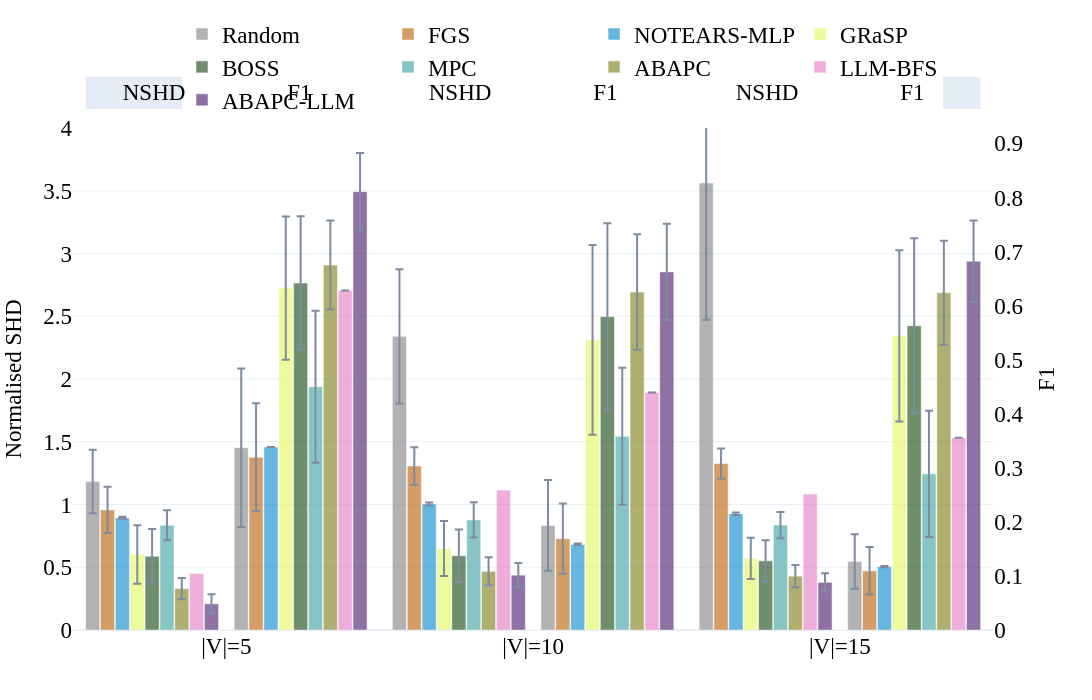
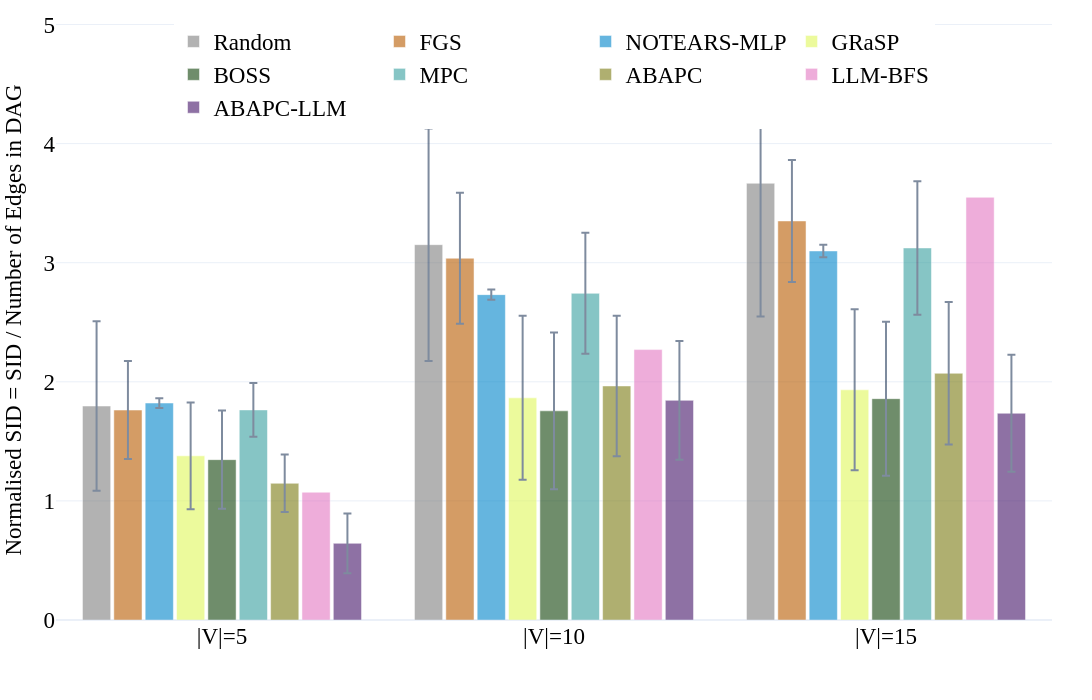
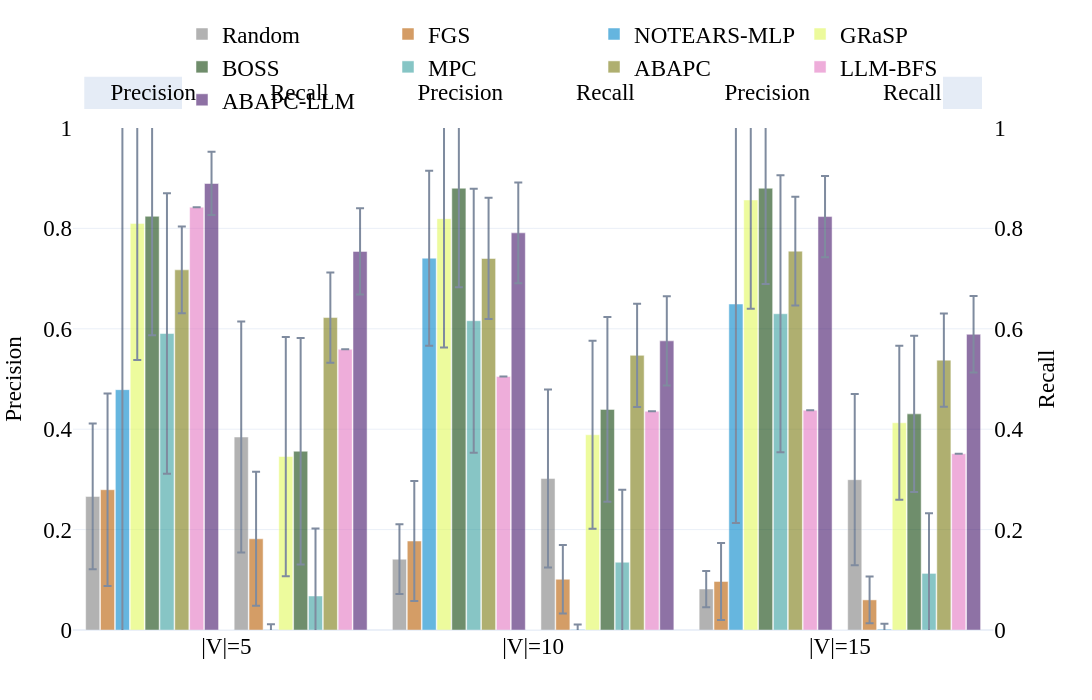
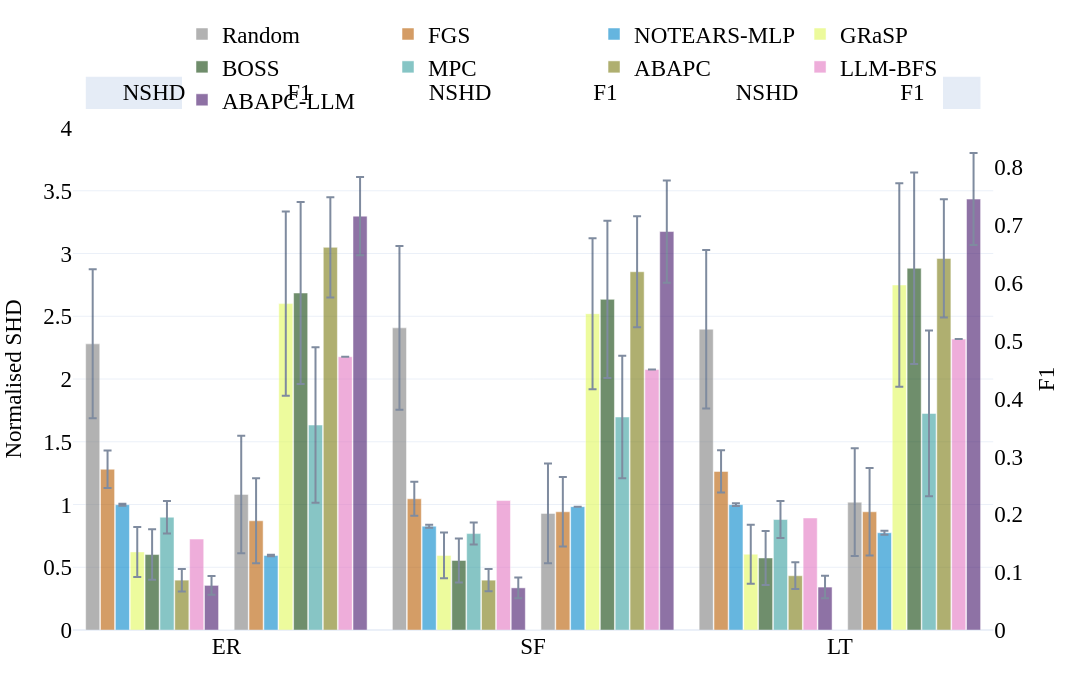

The notebook cell these images were saved under, in order:
### Code cell
if methods:
    if not dag_by_nodes.empty:
        double_bar_chart_plotly(
            dag_by_nodes,
            ['p_shd', 'F1'],
            names_dict,
            colors_dict,
            methods,
            save_figs=save_figs,
            output_name="../results/figs/Fig.8b_SHD_SID_dag_by_nodes.html",
            debug=False,
            range_y1=[0, 4],
            range_y2=[0, 1],
            font_size=23,
        )
        dag_nodes_coverage = (
            dag_by_nodes
            .pivot_table(index='dataset', columns='model', values='graph_count', aggfunc='max', fill_value=0)
            .astype(int)
        )
        bar_chart_plotly(
            dag_by_nodes,
            'p_SID',
            names_dict,
            colors_dict,
            methods,
            save_figs=save_figs,
            output_name="../results/figs/Fig.8b_SHD_SID_dag_by_nodes_F1.html",
            debug=False,
            font_size=23,
        )
        double_bar_chart_plotly(
            dag_by_nodes,
            ['precision', 'recall'],
            names_dict,
            colors_dict,
            methods,
            save_figs=save_figs,
            output_name="../results/figs/Fig.8b_SHD_SID_dag_by_nodes_precision_recall.html",
            debug=False,
            range_y1=[0, 1],
            range_y2=[0, 1],
            font_size=23,
        )
        display(dag_nodes_coverage)
    else:
        print('No DAG node-level aggregation available.')
    if not dag_by_graph_type.empty:
        double_bar_chart_plotly(
            dag_by_graph_type,
            ['p_shd', 'F1'],
            names_dict,
            colors_dict,
            methods,
            save_figs=save_figs,
            output_name="../results/figs/Fig.8c_SHD_SID_dag_by_type.html",
            debug=False,
            range_y1=[0, 4],
            range_y2=[0, 1],
            font_size=23,
        )
        bar_chart_plotly(
            dag_by_graph_type,
            'p_SID',
            names_dict,
            colors_dict,
            methods,
            save_figs=save_figs,
            output_name="../results/figs/Fig.8c_SHD_SID_dag_by_type_F1.html",
            debug=False,
            font_size=23,
        )
        double_bar_chart_plotly(
            dag_by_graph_type,
            ['precision', 'recall'],
            names_dict,
            colors_dict,
            methods,
            save_figs=save_figs,
            output_name="../results/figs/Fig.8c_SHD_SID_dag_by_type_precision_recall.html",
            debug=False,
            range_y1=[0, 1],
            range_y2=[0, 1],
            font_size=23,
        )

        dag_type_coverage = (
            dag_by_graph_type
            .pivot_table(index='dataset', columns='model', values='graph_count', aggfunc='max', fill_value=0)
            .astype(int)
        )
        display(dag_type_coverage)
    else:
        print('No DAG graph-type aggregation available.')
else:
    print('No methods configured for the grouped DAG plots.')

### Figure 1 — Plotly figure (JSON) as saved in the notebook; plotly's stock layout.template omitted (floating-point values rounded to 4 significant figures)
{"data": [{"error_y": {"array": [0.2529, 0.5347, 1.09], "type": "data", "visible": true}, "marker": {"color": "#7f7f7f"}, "name": "Random", "offsetgroup": "0", "opacity": 0.6, "showlegend": true, "type": "bar", "x": ["|V|=5", "|V|=10", "|V|=15"], "y": [1.183, 2.34, 3.562], "yaxis": "y"}, {"error_y": {"array": [0.1839, 0.1494, 0.12], "type": "data", "visible": true}, "marker": {"color": "#b85c00"}, "name": "FGS", "offsetgroup": "1", "opacity": 0.6, "showlegend": true, "type": "bar", "x": ["|V|=5", "|V|=10", "|V|=15"], "y": [0.9571, 1.307, 1.326], "yaxis": "y"}, {"error_y": {"array": [0.008476, 0.01185, 0.0102], "type": "data", "visible": true}, "marker": {"color": "#0085CA"}, "name": "NOTEARS-MLP", "offsetgroup": "2", "opacity": 0.6, "showlegend": true, "type": "bar", "x": ["|V|=5", "|V|=10", "|V|=15"], "y": [0.8939, 1.004, 0.9266], "yaxis": "y"}, {"error_y": {"array": [0.233, 0.2185, 0.1644], "type": "data", "visible": true}, "marker": {"color": "#e1f85c"}, "name": "GRaSP", "offsetgroup": "3", "opacity": 0.6, "showlegend": true, "type": "bar", "x": ["|V|=5", "|V|=10", "|V|=15"], "y": [0.6007, 0.6492, 0.5712], "yaxis": "y"}, {"error_y": {"array": [0.2177, 0.2099, 0.164], "type": "data", "visible": true}, "marker": {"color": "#10430A"}, "name": "BOSS", "offsetgroup": "4", "opacity": 0.6, "showlegend": true, "type": "bar", "x": ["|V|=5", "|V|=10", "|V|=15"], "y": [0.587, 0.5915, 0.5509], "yaxis": "y"}, {"error_y": {"array": [0.1193, 0.1408, 0.1045], "type": "data", "visible": true}, "marker": {"color": "#379f9f"}, "name": "MPC", "offsetgroup": "5", "opacity": 0.6, "showlegend": true, "type": "bar", "x": ["|V|=5", "|V|=10", "|V|=15"], "y": [0.8347, 0.8769, 0.8357], "yaxis": "y"}, {"error_y": {"array": [0.08451, 0.1114, 0.08855], "type": "data", "visible": true}, "marker": {"color": "#7b7b12"}, "name": "ABAPC", "offsetgroup": "6", "opacity": 0.6, "showlegend": true, "type": "bar", "x": ["|V|=5", "|V|=10", "|V|=15"], "y": [0.3299, 0.468, 0.4291], "yaxis": "y"}, {"error_y": {"array": [NaN, NaN, NaN], "type": "data", "visible": true}, "marker": {"color": "#e377c2"}, "name": "LLM-BFS", "offsetgroup": "7", "opacity": 0.6, "showlegend": true, "type": "bar", "x": ["|V|=5", "|V|=10", "|V|=15"], "y": [0.4508, 1.115, 1.084], "yaxis": "y"}, {"error_y": {"array": [0.07728, 0.09696, 0.07316], "type": "data", "visible": true}, "marker": {"color": "#441469"}, "name": "ABAPC-LLM", "offsetgroup": "8", "opacity": 0.6, "showlegend": true, "type": "bar", "x": ["|V|=5", "|V|=10", "|V|=15"], "y": [0.2082, 0.437, 0.3798], "yaxis": "y"}, {"marker": {"color": "white"}, "name": "", "offsetgroup": "9", "opacity": 1, "showlegend": false, "type": "bar", "x": ["|V|=5", "|V|=10", "|V|=15"], "y": [0.0, 0.0, 0.0]}, {"error_y": {"array": [0.1467, 0.08389, 0.05056], "type": "data", "visible": true}, "marker": {"color": "#7f7f7f"}, "name": "Random", "offsetgroup": "10", "opacity": 0.6, "showlegend": false, "type": "bar", "x": ["|V|=5", "|V|=10", "|V|=15"], "y": [0.3372, 0.1933, 0.1267], "yaxis": "y2"}, {"error_y": {"array": [0.1, 0.065, 0.04389], "type": "data", "visible": true}, "marker": {"color": "#b85c00"}, "name": "FGS", "offsetgroup": "11", "opacity": 0.6, "showlegend": false, "type": "bar", "x": ["|V|=5", "|V|=10", "|V|=15"], "y": [0.3194, 0.1689, 0.1094], "yaxis": "y2"}, {"error_y": {"array": [0, 0.001667, 0.001111], "type": "data", "visible": true}, "marker": {"color": "#0085CA"}, "name": "NOTEARS-MLP", "offsetgroup": "12", "opacity": 0.6, "showlegend": false, "type": "bar", "x": ["|V|=5", "|V|=10", "|V|=15"], "y": [0.3383, 0.1583, 0.1171], "yaxis": "y2"}, {"error_y": {"array": [0.1324, 0.1756, 0.1583], "type": "data", "visible": true}, "marker": {"color": "#e1f85c"}, "name": "GRaSP", "offsetgroup": "13", "opacity": 0.6, "showlegend": false, "type": "bar", "x": ["|V|=5", "|V|=10", "|V|=15"], "y": [0.6324, 0.5367, 0.5439], "yaxis": "y2"}, {"error_y": {"array": [0.1235, 0.1728, 0.1617], "type": "data", "visible": true}, "marker": {"color": "#10430A"}, "name": "BOSS", "offsetgroup": "14", "opacity": 0.6, "showlegend": false, "type": "bar", "x": ["|V|=5", "|V|=10", "|V|=15"], "y": [0.6418, 0.5794, 0.5628], "yaxis": "y2"}, {"error_y": {"array": [0.1406, 0.1267, 0.1167], "type": "data", "visible": true}, "marker": {"color": "#379f9f"}, "name": "MPC", "offsetgroup": "15", "opacity": 0.6, "showlegend": false, "type": "bar", "x": ["|V|=5", "|V|=10", "|V|=15"], "y": [0.45, 0.3583, 0.2889], "yaxis": "y2"}, {"error_y": {"array": [0.08231, 0.1067, 0.09634], "type": "data", "visible": true}, "marker": {"color": "#7b7b12"}, "name": "ABAPC", "offsetgroup": "16", "opacity": 0.6, "showlegend": false, "type": "bar", "x": ["|V|=5", "|V|=10", "|V|=15"], "y": [0.675, 0.6251, 0.6239], "yaxis": "y2"}, {"error_y": {"array": [null, null, null], "type": "data", "visible": true}, "marker": {"color": "#e377c2"}, "name": "LLM-BFS", "offsetgroup": "17", "opacity": 0.6, "showlegend": false, "type": "bar", "x": ["|V|=5", "|V|=10", "|V|=15"], "y": [0.6278, 0.4394, 0.3557], "yaxis": "y2"}, {"error_y": {"array": [0.07129, 0.08913, 0.07551], "type": "data", "visible": true}, "marker": {"color": "#441469"}, "name": "ABAPC-LLM", "offsetgroup": "18", "opacity": 0.6, "showlegend": false, "type": "bar", "x": ["|V|=5", "|V|=10", "|V|=15"], "y": [0.8108, 0.6624, 0.6821], "yaxis": "y2"}], "layout": {"annotations": [{"font": {"color": "black", "size": 23}, "showarrow": false, "text": "         NSHD         ", "x": 0.0875, "xanchor": "center", "xref": "x domain", "y": 1.07, "yanchor": "middle", "yref": "y domain"}, {"font": {"color": "black", "size": 23}, "showarrow": false, "text": "           F1           ", "x": 0.2458, "xanchor": "center", "xref": "x domain", "y": 1.07, "yanchor": "middle", "yref": "y domain"}, {"font": {"color": "black", "size": 23}, "showarrow": false, "text": "         NSHD         ", "x": 0.4208, "xanchor": "center", "xref": "x domain", "y": 1.07, "yanchor": "middle", "yref": "y domain"}, {"font": {"color": "black", "size": 23}, "showarrow": false, "text": "           F1           ", "x": 0.5792, "xanchor": "center", "xref": "x domain", "y": 1.07, "yanchor": "middle", "yref": "y domain"}, {"font": {"color": "black", "size": 23}, "showarrow": false, "text": "         NSHD         ", "x": 0.7542, "xanchor": "center", "xref": "x domain", "y": 1.07, "yanchor": "middle", "yref": "y domain"}, {"font": {"color": "black", "size": 23}, "showarrow": false, "text": "           F1           ", "x": 0.9125, "xanchor": "center", "xref": "x domain", "y": 1.07, "yanchor": "middle", "yref": "y domain"}], "bargap": 0.08, "bargroupgap": 0.05, "barmode": "group", "font": {"color": "black", "family": "Serif", "size": 23}, "height": 700, "hovermode": "x unified", "legend": {"orientation": "h", "x": 0.5, "xanchor": "center", "y": 1.23, "yanchor": "top"}, "margin": {"b": 70, "l": 40, "r": 40, "t": 80}, "shapes": [{"fillcolor": "#E5ECF6", "layer": "below", "line": {"color": "#E5ECF6", "width": 2}, "type": "rect", "x0": 0.015, "x1": 0.16, "xref": "x domain", "y0": 1.04, "y1": 1.1, "yref": "y domain"}, {"fillcolor": "#E5ECF6", "layer": "below", "line": {"color": "#E5ECF6", "width": 2}, "type": "rect", "x0": 0.1733, "x1": 0.3183, "xref": "x domain", "y0": 1.04, "y1": 1.1, "yref": "y domain"}, {"fillcolor": "#E5ECF6", "layer": "below", "line": {"color": "#E5ECF6", "width": 2}, "type": "rect", "x0": 0.3483, "x1": 0.4933, "xref": "x domain", "y0": 1.04, "y1": 1.1, "yref": "y domain"}, {"fillcolor": "#E5ECF6", "layer": "below", "line": {"color": "#E5ECF6", "width": 2}, "type": "rect", "x0": 0.5067, "x1": 0.6517, "xref": "x domain", "y0": 1.04, "y1": 1.1, "yref": "y domain"}, {"fillcolor": "#E5ECF6", "layer": "below", "line": {"color": "#E5ECF6", "width": 2}, "type": "rect", "x0": 0.6817, "x1": 0.8267, "xref": "x domain", "y0": 1.04, "y1": 1.1, "yref": "y domain"}, {"fillcolor": "#E5ECF6", "layer": "below", "line": {"color": "#E5ECF6", "width": 2}, "type": "rect", "x0": 0.84, "x1": 0.985, "xref": "x domain", "y0": 1.04, "y1": 1.1, "yref": "y domain"}], "width": 1600, "xaxis": {"anchor": "y", "domain": [0, 0.94]}, "yaxis": {"anchor": "x", "domain": [0, 1], "range": [0, 4], "title": {"font": {"size": 23}, "text": "Normalised SHD"}}, "yaxis2": {"anchor": "x", "overlaying": "y", "scaleanchor": 0, "showgrid": false, "showline": false, "showticklabels": true, "side": "right", "title": {"font": {"size": 23}, "text": "F1"}, "zeroline": true}}}

### Figure 2 — Plotly figure (JSON) as saved in the notebook; plotly's stock layout.template omitted (floating-point values rounded to 4 significant figures)
{"data": [{"error_y": {"array": [0.7111, 0.9765, 1.119], "type": "data", "visible": true}, "marker": {"color": "#7f7f7f"}, "name": "Random", "opacity": 0.6, "type": "bar", "x": ["|V|=5", "|V|=10", "|V|=15"], "y": [1.796, 3.151, 3.667]}, {"error_y": {"array": [0.4115, 0.5496, 0.512], "type": "data", "visible": true}, "marker": {"color": "#b85c00"}, "name": "FGS", "opacity": 0.6, "type": "bar", "x": ["|V|=5", "|V|=10", "|V|=15"], "y": [1.763, 3.038, 3.351]}, {"error_y": {"array": [0.04102, 0.04209, 0.05188], "type": "data", "visible": true}, "marker": {"color": "#0085CA"}, "name": "NOTEARS-MLP", "opacity": 0.6, "type": "bar", "x": ["|V|=5", "|V|=10", "|V|=15"], "y": [1.822, 2.732, 3.099]}, {"error_y": {"array": [0.4479, 0.6886, 0.6763], "type": "data", "visible": true}, "marker": {"color": "#e1f85c"}, "name": "GRaSP", "opacity": 0.6, "type": "bar", "x": ["|V|=5", "|V|=10", "|V|=15"], "y": [1.379, 1.865, 1.933]}, {"error_y": {"array": [0.4127, 0.6578, 0.6466], "type": "data", "visible": true}, "marker": {"color": "#10430A"}, "name": "BOSS", "opacity": 0.6, "type": "bar", "x": ["|V|=5", "|V|=10", "|V|=15"], "y": [1.346, 1.756, 1.859]}, {"error_y": {"array": [0.2254, 0.5081, 0.5601], "type": "data", "visible": true}, "marker": {"color": "#379f9f"}, "name": "MPC", "opacity": 0.6, "type": "bar", "x": ["|V|=5", "|V|=10", "|V|=15"], "y": [1.764, 2.743, 3.124]}, {"error_y": {"array": [0.2415, 0.5897, 0.5988], "type": "data", "visible": true}, "marker": {"color": "#7b7b12"}, "name": "ABAPC", "opacity": 0.6, "type": "bar", "x": ["|V|=5", "|V|=10", "|V|=15"], "y": [1.148, 1.965, 2.071]}, {"error_y": {"array": [NaN, NaN, NaN], "type": "data", "visible": true}, "marker": {"color": "#e377c2"}, "name": "LLM-BFS", "opacity": 0.6, "type": "bar", "x": ["|V|=5", "|V|=10", "|V|=15"], "y": [1.073, 2.27, 3.549]}, {"error_y": {"array": [0.2506, 0.499, 0.491], "type": "data", "visible": true}, "marker": {"color": "#441469"}, "name": "ABAPC-LLM", "opacity": 0.6, "type": "bar", "x": ["|V|=5", "|V|=10", "|V|=15"], "y": [0.6439, 1.844, 1.736]}], "layout": {"bargap": 0.15, "bargroupgap": 0.1, "barmode": "group", "font": {"color": "black", "family": "Serif", "size": 23}, "height": 700, "hovermode": "x unified", "legend": {"orientation": "h", "x": 0.5, "xanchor": "center", "y": 1, "yanchor": "top"}, "margin": {"b": 80, "l": 40, "r": 40, "t": 20}, "width": 1600, "yaxis": {"title": {"font": {"size": 23}, "text": "Normalised SID = SID / Number of Edges in DAG"}}}}

### Figure 3 — Plotly figure (JSON) as saved in the notebook; plotly's stock layout.template omitted (floating-point values rounded to 4 significant figures)
{"data": [{"error_y": {"array": [0.145, 0.06944, 0.03611], "type": "data", "visible": true}, "marker": {"color": "#7f7f7f"}, "name": "Random", "offsetgroup": "0", "opacity": 0.6, "showlegend": true, "type": "bar", "x": ["|V|=5", "|V|=10", "|V|=15"], "y": [0.2661, 0.1411, 0.08167], "yaxis": "y"}, {"error_y": {"array": [0.1917, 0.1194, 0.07667], "type": "data", "visible": true}, "marker": {"color": "#b85c00"}, "name": "FGS", "offsetgroup": "1", "opacity": 0.6, "showlegend": true, "type": "bar", "x": ["|V|=5", "|V|=10", "|V|=15"], "y": [0.2794, 0.1772, 0.09667], "yaxis": "y"}, {"error_y": {"array": [0.542, 0.1743, 0.4362], "type": "data", "visible": true}, "marker": {"color": "#0085CA"}, "name": "NOTEARS-MLP", "offsetgroup": "2", "opacity": 0.6, "showlegend": true, "type": "bar", "x": ["|V|=5", "|V|=10", "|V|=15"], "y": [0.4788, 0.7407, 0.6493], "yaxis": "y"}, {"error_y": {"array": [0.2724, 0.2567, 0.2167], "type": "data", "visible": true}, "marker": {"color": "#e1f85c"}, "name": "GRaSP", "offsetgroup": "3", "opacity": 0.6, "showlegend": true, "type": "bar", "x": ["|V|=5", "|V|=10", "|V|=15"], "y": [0.81, 0.8194, 0.8567], "yaxis": "y"}, {"error_y": {"array": [0.2371, 0.1972, 0.1906], "type": "data", "visible": true}, "marker": {"color": "#10430A"}, "name": "BOSS", "offsetgroup": "4", "opacity": 0.6, "showlegend": true, "type": "bar", "x": ["|V|=5", "|V|=10", "|V|=15"], "y": [0.8241, 0.88, 0.88], "yaxis": "y"}, {"error_y": {"array": [0.2794, 0.2628, 0.2761], "type": "data", "visible": true}, "marker": {"color": "#379f9f"}, "name": "MPC", "offsetgroup": "5", "opacity": 0.6, "showlegend": true, "type": "bar", "x": ["|V|=5", "|V|=10", "|V|=15"], "y": [0.5906, 0.6161, 0.63], "yaxis": "y"}, {"error_y": {"array": [0.08654, 0.1208, 0.1083], "type": "data", "visible": true}, "marker": {"color": "#7b7b12"}, "name": "ABAPC", "offsetgroup": "6", "opacity": 0.6, "showlegend": true, "type": "bar", "x": ["|V|=5", "|V|=10", "|V|=15"], "y": [0.7175, 0.7401, 0.7547], "yaxis": "y"}, {"error_y": {"array": [null, null, null], "type": "data", "visible": true}, "marker": {"color": "#e377c2"}, "name": "LLM-BFS", "offsetgroup": "7", "opacity": 0.6, "showlegend": true, "type": "bar", "x": ["|V|=5", "|V|=10", "|V|=15"], "y": [0.8423, 0.505, 0.4379], "yaxis": "y"}, {"error_y": {"array": [0.063, 0.1003, 0.08094], "type": "data", "visible": true}, "marker": {"color": "#441469"}, "name": "ABAPC-LLM", "offsetgroup": "8", "opacity": 0.6, "showlegend": true, "type": "bar", "x": ["|V|=5", "|V|=10", "|V|=15"], "y": [0.8895, 0.7912, 0.8235], "yaxis": "y"}, {"marker": {"color": "white"}, "name": "", "offsetgroup": "9", "opacity": 1, "showlegend": false, "type": "bar", "x": ["|V|=5", "|V|=10", "|V|=15"], "y": [0.0, 0.0, 0.0]}, {"error_y": {"array": [0.23, 0.1772, 0.1706], "type": "data", "visible": true}, "marker": {"color": "#7f7f7f"}, "name": "Random", "offsetgroup": "10", "opacity": 0.6, "showlegend": false, "type": "bar", "x": ["|V|=5", "|V|=10", "|V|=15"], "y": [0.3844, 0.3017, 0.2994], "yaxis": "y2"}, {"error_y": {"array": [0.1333, 0.06833, 0.04667], "type": "data", "visible": true}, "marker": {"color": "#b85c00"}, "name": "FGS", "offsetgroup": "11", "opacity": 0.6, "showlegend": false, "type": "bar", "x": ["|V|=5", "|V|=10", "|V|=15"], "y": [0.1817, 0.1011, 0.06], "yaxis": "y2"}, {"error_y": {"array": [0.01111, 0.01, 0.01056], "type": "data", "visible": true}, "marker": {"color": "#0085CA"}, "name": "NOTEARS-MLP", "offsetgroup": "12", "opacity": 0.6, "showlegend": false, "type": "bar", "x": ["|V|=5", "|V|=10", "|V|=15"], "y": [0.0005556, 0.001111, 0.001667], "yaxis": "y2"}, {"error_y": {"array": [0.2383, 0.1872, 0.1533], "type": "data", "visible": true}, "marker": {"color": "#e1f85c"}, "name": "GRaSP", "offsetgroup": "13", "opacity": 0.6, "showlegend": false, "type": "bar", "x": ["|V|=5", "|V|=10", "|V|=15"], "y": [0.3456, 0.3889, 0.4128], "yaxis": "y2"}, {"error_y": {"array": [0.2256, 0.1839, 0.1556], "type": "data", "visible": true}, "marker": {"color": "#10430A"}, "name": "BOSS", "offsetgroup": "14", "opacity": 0.6, "showlegend": false, "type": "bar", "x": ["|V|=5", "|V|=10", "|V|=15"], "y": [0.3561, 0.4394, 0.4306], "yaxis": "y2"}, {"error_y": {"array": [0.1344, 0.1444, 0.12], "type": "data", "visible": true}, "marker": {"color": "#379f9f"}, "name": "MPC", "offsetgroup": "15", "opacity": 0.6, "showlegend": false, "type": "bar", "x": ["|V|=5", "|V|=10", "|V|=15"], "y": [0.06778, 0.135, 0.1128], "yaxis": "y2"}, {"error_y": {"array": [0.08977, 0.1029, 0.09284], "type": "data", "visible": true}, "marker": {"color": "#7b7b12"}, "name": "ABAPC", "offsetgroup": "16", "opacity": 0.6, "showlegend": false, "type": "bar", "x": ["|V|=5", "|V|=10", "|V|=15"], "y": [0.6224, 0.5471, 0.5375], "yaxis": "y2"}, {"error_y": {"array": [null, null, null], "type": "data", "visible": true}, "marker": {"color": "#e377c2"}, "name": "LLM-BFS", "offsetgroup": "17", "opacity": 0.6, "showlegend": false, "type": "bar", "x": ["|V|=5", "|V|=10", "|V|=15"], "y": [0.5591, 0.4357, 0.3512], "yaxis": "y2"}, {"error_y": {"array": [0.08599, 0.08902, 0.07609], "type": "data", "visible": true}, "marker": {"color": "#441469"}, "name": "ABAPC-LLM", "offsetgroup": "18", "opacity": 0.6, "showlegend": false, "type": "bar", "x": ["|V|=5", "|V|=10", "|V|=15"], "y": [0.7542, 0.576, 0.5891], "yaxis": "y2"}], "layout": {"annotations": [{"font": {"color": "black", "size": 23}, "showarrow": false, "text": "      Precision      ", "x": 0.0875, "xanchor": "center", "xref": "x domain", "y": 1.07, "yanchor": "middle", "yref": "y domain"}, {"font": {"color": "black", "size": 23}, "showarrow": false, "text": "        Recall        ", "x": 0.2458, "xanchor": "center", "xref": "x domain", "y": 1.07, "yanchor": "middle", "yref": "y domain"}, {"font": {"color": "black", "size": 23}, "showarrow": false, "text": "      Precision      ", "x": 0.4208, "xanchor": "center", "xref": "x domain", "y": 1.07, "yanchor": "middle", "yref": "y domain"}, {"font": {"color": "black", "size": 23}, "showarrow": false, "text": "        Recall        ", "x": 0.5792, "xanchor": "center", "xref": "x domain", "y": 1.07, "yanchor": "middle", "yref": "y domain"}, {"font": {"color": "black", "size": 23}, "showarrow": false, "text": "      Precision      ", "x": 0.7542, "xanchor": "center", "xref": "x domain", "y": 1.07, "yanchor": "middle", "yref": "y domain"}, {"font": {"color": "black", "size": 23}, "showarrow": false, "text": "        Recall        ", "x": 0.9125, "xanchor": "center", "xref": "x domain", "y": 1.07, "yanchor": "middle", "yref": "y domain"}], "bargap": 0.08, "bargroupgap": 0.05, "barmode": "group", "font": {"color": "black", "family": "Serif", "size": 23}, "height": 700, "hovermode": "x unified", "legend": {"orientation": "h", "x": 0.5, "xanchor": "center", "y": 1.23, "yanchor": "top"}, "margin": {"b": 70, "l": 40, "r": 40, "t": 80}, "shapes": [{"fillcolor": "#E5ECF6", "layer": "below", "line": {"color": "#E5ECF6", "width": 2}, "type": "rect", "x0": 0.01333, "x1": 0.1617, "xref": "x domain", "y0": 1.04, "y1": 1.1, "yref": "y domain"}, {"fillcolor": "#E5ECF6", "layer": "below", "line": {"color": "#E5ECF6", "width": 2}, "type": "rect", "x0": 0.1717, "x1": 0.32, "xref": "x domain", "y0": 1.04, "y1": 1.1, "yref": "y domain"}, {"fillcolor": "#E5ECF6", "layer": "below", "line": {"color": "#E5ECF6", "width": 2}, "type": "rect", "x0": 0.3467, "x1": 0.495, "xref": "x domain", "y0": 1.04, "y1": 1.1, "yref": "y domain"}, {"fillcolor": "#E5ECF6", "layer": "below", "line": {"color": "#E5ECF6", "width": 2}, "type": "rect", "x0": 0.505, "x1": 0.6533, "xref": "x domain", "y0": 1.04, "y1": 1.1, "yref": "y domain"}, {"fillcolor": "#E5ECF6", "layer": "below", "line": {"color": "#E5ECF6", "width": 2}, "type": "rect", "x0": 0.68, "x1": 0.8283, "xref": "x domain", "y0": 1.04, "y1": 1.1, "yref": "y domain"}, {"fillcolor": "#E5ECF6", "layer": "below", "line": {"color": "#E5ECF6", "width": 2}, "type": "rect", "x0": 0.8383, "x1": 0.9867, "xref": "x domain", "y0": 1.04, "y1": 1.1, "yref": "y domain"}], "width": 1600, "xaxis": {"anchor": "y", "domain": [0, 0.94]}, "yaxis": {"anchor": "x", "domain": [0, 1], "range": [0, 1], "title": {"font": {"size": 23}, "text": "Precision"}}, "yaxis2": {"anchor": "x", "overlaying": "y", "range": [0, 1], "scaleanchor": 0, "showgrid": false, "showline": false, "showticklabels": true, "side": "right", "title": {"font": {"size": 23}, "text": "Recall"}, "zeroline": true}}}

### Figure 4 — Plotly figure (JSON) as saved in the notebook; plotly's stock layout.template omitted (floating-point values rounded to 4 significant figures)
{"data": [{"error_y": {"array": [0.5935, 0.6523, 0.6318], "type": "data", "visible": true}, "marker": {"color": "#7f7f7f"}, "name": "Random", "offsetgroup": "0", "opacity": 0.6, "showlegend": true, "type": "bar", "x": ["ER", "SF", "LT"], "y": [2.28, 2.408, 2.397], "yaxis": "y"}, {"error_y": {"array": [0.149, 0.1364, 0.168], "type": "data", "visible": true}, "marker": {"color": "#b85c00"}, "name": "FGS", "offsetgroup": "1", "opacity": 0.6, "showlegend": true, "type": "bar", "x": ["ER", "SF", "LT"], "y": [1.281, 1.046, 1.264], "yaxis": "y"}, {"error_y": {"array": [0.008189, 0.01205, 0.01029], "type": "data", "visible": true}, "marker": {"color": "#0085CA"}, "name": "NOTEARS-MLP", "offsetgroup": "2", "opacity": 0.6, "showlegend": true, "type": "bar", "x": ["ER", "SF", "LT"], "y": [0.9987, 0.8267, 0.9988], "yaxis": "y"}, {"error_y": {"array": [0.1993, 0.1814, 0.2351], "type": "data", "visible": true}, "marker": {"color": "#e1f85c"}, "name": "GRaSP", "offsetgroup": "3", "opacity": 0.6, "showlegend": true, "type": "bar", "x": ["ER", "SF", "LT"], "y": [0.6223, 0.5946, 0.6042], "yaxis": "y"}, {"error_y": {"array": [0.201, 0.1756, 0.215], "type": "data", "visible": true}, "marker": {"color": "#10430A"}, "name": "BOSS", "offsetgroup": "4", "opacity": 0.6, "showlegend": true, "type": "bar", "x": ["ER", "SF", "LT"], "y": [0.6011, 0.5543, 0.574], "yaxis": "y"}, {"error_y": {"array": [0.1298, 0.08753, 0.1472], "type": "data", "visible": true}, "marker": {"color": "#379f9f"}, "name": "MPC", "offsetgroup": "5", "opacity": 0.6, "showlegend": true, "type": "bar", "x": ["ER", "SF", "LT"], "y": [0.8987, 0.7683, 0.8803], "yaxis": "y"}, {"error_y": {"array": [0.08965, 0.08819, 0.1066], "type": "data", "visible": true}, "marker": {"color": "#7b7b12"}, "name": "ABAPC", "offsetgroup": "6", "opacity": 0.6, "showlegend": true, "type": "bar", "x": ["ER", "SF", "LT"], "y": [0.3974, 0.3971, 0.4325], "yaxis": "y"}, {"error_y": {"array": [NaN, NaN, NaN], "type": "data", "visible": true}, "marker": {"color": "#e377c2"}, "name": "LLM-BFS", "offsetgroup": "7", "opacity": 0.6, "showlegend": true, "type": "bar", "x": ["ER", "SF", "LT"], "y": [0.7248, 1.031, 0.8929], "yaxis": "y"}, {"error_y": {"array": [0.07541, 0.08236, 0.08954], "type": "data", "visible": true}, "marker": {"color": "#441469"}, "name": "ABAPC-LLM", "offsetgroup": "8", "opacity": 0.6, "showlegend": true, "type": "bar", "x": ["ER", "SF", "LT"], "y": [0.3555, 0.3357, 0.3421], "yaxis": "y"}, {"marker": {"color": "white"}, "name": "", "offsetgroup": "9", "opacity": 1, "showlegend": false, "type": "bar", "x": ["ER", "SF", "LT"], "y": [0.0, 0.0, 0.0]}, {"error_y": {"array": [0.1017, 0.08611, 0.09333], "type": "data", "visible": true}, "marker": {"color": "#7f7f7f"}, "name": "Random", "offsetgroup": "10", "opacity": 0.6, "showlegend": false, "type": "bar", "x": ["ER", "SF", "LT"], "y": [0.2344, 0.2017, 0.2211], "yaxis": "y2"}, {"error_y": {"array": [0.07333, 0.06, 0.07556], "type": "data", "visible": true}, "marker": {"color": "#b85c00"}, "name": "FGS", "offsetgroup": "11", "opacity": 0.6, "showlegend": false, "type": "bar", "x": ["ER", "SF", "LT"], "y": [0.1889, 0.2044, 0.2044], "yaxis": "y2"}, {"error_y": {"array": [0.001429, 0, 0.003333], "type": "data", "visible": true}, "marker": {"color": "#0085CA"}, "name": "NOTEARS-MLP", "offsetgroup": "12", "opacity": 0.6, "showlegend": false, "type": "bar", "x": ["ER", "SF", "LT"], "y": [0.1289, 0.2133, 0.1682], "yaxis": "y2"}, {"error_y": {"array": [0.1594, 0.1306, 0.1761], "type": "data", "visible": true}, "marker": {"color": "#e1f85c"}, "name": "GRaSP", "offsetgroup": "13", "opacity": 0.6, "showlegend": false, "type": "bar", "x": ["ER", "SF", "LT"], "y": [0.5644, 0.5471, 0.5967], "yaxis": "y2"}, {"error_y": {"array": [0.1572, 0.1359, 0.1656], "type": "data", "visible": true}, "marker": {"color": "#10430A"}, "name": "BOSS", "offsetgroup": "14", "opacity": 0.6, "showlegend": false, "type": "bar", "x": ["ER", "SF", "LT"], "y": [0.5828, 0.5718, 0.6256], "yaxis": "y2"}, {"error_y": {"array": [0.1344, 0.1061, 0.1433], "type": "data", "visible": true}, "marker": {"color": "#379f9f"}, "name": "MPC", "offsetgroup": "15", "opacity": 0.6, "showlegend": false, "type": "bar", "x": ["ER", "SF", "LT"], "y": [0.3544, 0.3683, 0.3744], "yaxis": "y2"}, {"error_y": {"array": [0.08684, 0.09611, 0.1024], "type": "data", "visible": true}, "marker": {"color": "#7b7b12"}, "name": "ABAPC", "offsetgroup": "16", "opacity": 0.6, "showlegend": false, "type": "bar", "x": ["ER", "SF", "LT"], "y": [0.6617, 0.6195, 0.6426], "yaxis": "y2"}, {"error_y": {"array": [null, null, null], "type": "data", "visible": true}, "marker": {"color": "#e377c2"}, "name": "LLM-BFS", "offsetgroup": "17", "opacity": 0.6, "showlegend": false, "type": "bar", "x": ["ER", "SF", "LT"], "y": [0.4726, 0.4506, 0.5031], "yaxis": "y2"}, {"error_y": {"array": [0.06785, 0.08837, 0.07951], "type": "data", "visible": true}, "marker": {"color": "#441469"}, "name": "ABAPC-LLM", "offsetgroup": "18", "opacity": 0.6, "showlegend": false, "type": "bar", "x": ["ER", "SF", "LT"], "y": [0.7157, 0.6891, 0.7452], "yaxis": "y2"}], "layout": {"annotations": [{"font": {"color": "black", "size": 23}, "showarrow": false, "text": "         NSHD         ", "x": 0.0875, "xanchor": "center", "xref": "x domain", "y": 1.07, "yanchor": "middle", "yref": "y domain"}, {"font": {"color": "black", "size": 23}, "showarrow": false, "text": "           F1           ", "x": 0.2458, "xanchor": "center", "xref": "x domain", "y": 1.07, "yanchor": "middle", "yref": "y domain"}, {"font": {"color": "black", "size": 23}, "showarrow": false, "text": "         NSHD         ", "x": 0.4208, "xanchor": "center", "xref": "x domain", "y": 1.07, "yanchor": "middle", "yref": "y domain"}, {"font": {"color": "black", "size": 23}, "showarrow": false, "text": "           F1           ", "x": 0.5792, "xanchor": "center", "xref": "x domain", "y": 1.07, "yanchor": "middle", "yref": "y domain"}, {"font": {"color": "black", "size": 23}, "showarrow": false, "text": "         NSHD         ", "x": 0.7542, "xanchor": "center", "xref": "x domain", "y": 1.07, "yanchor": "middle", "yref": "y domain"}, {"font": {"color": "black", "size": 23}, "showarrow": false, "text": "           F1           ", "x": 0.9125, "xanchor": "center", "xref": "x domain", "y": 1.07, "yanchor": "middle", "yref": "y domain"}], "bargap": 0.08, "bargroupgap": 0.05, "barmode": "group", "font": {"color": "black", "family": "Serif", "size": 23}, "height": 700, "hovermode": "x unified", "legend": {"orientation": "h", "x": 0.5, "xanchor": "center", "y": 1.23, "yanchor": "top"}, "margin": {"b": 70, "l": 40, "r": 40, "t": 80}, "shapes": [{"fillcolor": "#E5ECF6", "layer": "below", "line": {"color": "#E5ECF6", "width": 2}, "type": "rect", "x0": 0.015, "x1": 0.16, "xref": "x domain", "y0": 1.04, "y1": 1.1, "yref": "y domain"}, {"fillcolor": "#E5ECF6", "layer": "below", "line": {"color": "#E5ECF6", "width": 2}, "type": "rect", "x0": 0.1733, "x1": 0.3183, "xref": "x domain", "y0": 1.04, "y1": 1.1, "yref": "y domain"}, {"fillcolor": "#E5ECF6", "layer": "below", "line": {"color": "#E5ECF6", "width": 2}, "type": "rect", "x0": 0.3483, "x1": 0.4933, "xref": "x domain", "y0": 1.04, "y1": 1.1, "yref": "y domain"}, {"fillcolor": "#E5ECF6", "layer": "below", "line": {"color": "#E5ECF6", "width": 2}, "type": "rect", "x0": 0.5067, "x1": 0.6517, "xref": "x domain", "y0": 1.04, "y1": 1.1, "yref": "y domain"}, {"fillcolor": "#E5ECF6", "layer": "below", "line": {"color": "#E5ECF6", "width": 2}, "type": "rect", "x0": 0.6817, "x1": 0.8267, "xref": "x domain", "y0": 1.04, "y1": 1.1, "yref": "y domain"}, {"fillcolor": "#E5ECF6", "layer": "below", "line": {"color": "#E5ECF6", "width": 2}, "type": "rect", "x0": 0.84, "x1": 0.985, "xref": "x domain", "y0": 1.04, "y1": 1.1, "yref": "y domain"}], "width": 1600, "xaxis": {"anchor": "y", "domain": [0, 0.94]}, "yaxis": {"anchor": "x", "domain": [0, 1], "range": [0, 4], "title": {"font": {"size": 23}, "text": "Normalised SHD"}}, "yaxis2": {"anchor": "x", "overlaying": "y", "scaleanchor": 0, "showgrid": false, "showline": false, "showticklabels": true, "side": "right", "title": {"font": {"size": 23}, "text": "F1"}, "zeroline": true}}}
